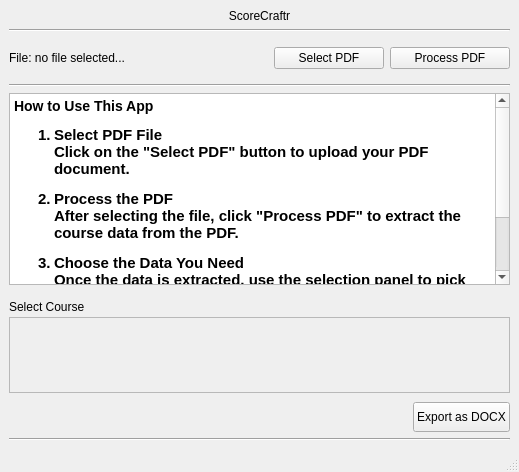
<?xml version="1.0" encoding="UTF-8"?>
<ui version="4.0">
 <class>MainWindow</class>
 <widget class="QMainWindow" name="MainWindow">
  <property name="geometry">
   <rect>
    <x>0</x>
    <y>0</y>
    <width>519</width>
    <height>472</height>
   </rect>
  </property>
  <property name="windowTitle">
   <string>ScoreCraftr</string>
  </property>
  <property name="windowIcon">
   <iconset theme="QIcon::ThemeIcon::Scanner"/>
  </property>
  <property name="styleSheet">
   <string notr="true">font: 500 11pt &quot;Ubuntu&quot;;</string>
  </property>
  <widget class="QWidget" name="centralwidget">
   <layout class="QVBoxLayout" name="verticalLayout">
    <item>
     <widget class="QLabel" name="title">
      <property name="styleSheet">
       <string notr="true">font: 670 22pt &quot;Ubuntu Sans&quot;;</string>
      </property>
      <property name="text">
       <string>ScoreCraftr</string>
      </property>
      <property name="alignment">
       <set>Qt::AlignmentFlag::AlignCenter</set>
      </property>
     </widget>
    </item>
    <item>
     <widget class="Line" name="line">
      <property name="orientation">
       <enum>Qt::Orientation::Horizontal</enum>
      </property>
     </widget>
    </item>
    <item>
     <widget class="QWidget" name="select_file_widget" native="true">
      <layout class="QHBoxLayout" name="horizontalLayout">
       <property name="leftMargin">
        <number>0</number>
       </property>
       <property name="topMargin">
        <number>9</number>
       </property>
       <property name="rightMargin">
        <number>0</number>
       </property>
       <item>
        <widget class="QLabel" name="file_name">
         <property name="text">
          <string>File: no file selected...</string>
         </property>
         <property name="alignment">
          <set>Qt::AlignmentFlag::AlignLeading|Qt::AlignmentFlag::AlignLeft|Qt::AlignmentFlag::AlignVCenter</set>
         </property>
        </widget>
       </item>
       <item>
        <widget class="QPushButton" name="select_file_btn">
         <property name="maximumSize">
          <size>
           <width>110</width>
           <height>16777215</height>
          </size>
         </property>
         <property name="text">
          <string>Select PDF</string>
         </property>
         <property name="icon">
          <iconset theme="QIcon::ThemeIcon::DocumentOpen"/>
         </property>
         <property name="shortcut">
          <string>Ctrl+N</string>
         </property>
        </widget>
       </item>
       <item>
        <widget class="QPushButton" name="process_pdf_btn">
         <property name="maximumSize">
          <size>
           <width>120</width>
           <height>16777215</height>
          </size>
         </property>
         <property name="text">
          <string>Process PDF</string>
         </property>
         <property name="icon">
          <iconset theme="QIcon::ThemeIcon::DocumentProperties"/>
         </property>
         <property name="shortcut">
          <string>Return</string>
         </property>
        </widget>
       </item>
      </layout>
     </widget>
    </item>
    <item>
     <widget class="Line" name="line_2">
      <property name="orientation">
       <enum>Qt::Orientation::Horizontal</enum>
      </property>
     </widget>
    </item>
    <item>
     <widget class="QTextBrowser" name="instructions_label">
      <property name="html">
       <string>&lt;!DOCTYPE HTML PUBLIC &quot;-//W3C//DTD HTML 4.0//EN&quot; &quot;http://www.w3.org/TR/REC-html40/strict.dtd&quot;&gt;
&lt;html&gt;&lt;head&gt;&lt;meta name=&quot;qrichtext&quot; content=&quot;1&quot; /&gt;&lt;meta charset=&quot;utf-8&quot; /&gt;&lt;style type=&quot;text/css&quot;&gt;
p, li { white-space: pre-wrap; }
hr { height: 1px; border-width: 0; }
li.unchecked::marker { content: &quot;\2610&quot;; }
li.checked::marker { content: &quot;\2612&quot;; }
&lt;/style&gt;&lt;/head&gt;&lt;body style=&quot; font-family:'Ubuntu'; font-size:11pt; font-weight:500; font-style:normal;&quot;&gt;
&lt;h3 style=&quot; margin-top:14px; margin-bottom:12px; margin-left:0px; margin-right:0px; -qt-block-indent:0; text-indent:0px;&quot;&gt;&lt;span style=&quot; font-size:large; font-weight:700;&quot;&gt;How to Use This App&lt;/span&gt;&lt;/h3&gt;
&lt;ol style=&quot;margin-top: 0px; margin-bottom: 0px; margin-left: 0px; margin-right: 0px; -qt-list-indent: 1;&quot;&gt;
&lt;li style=&quot; margin-top:12px; margin-bottom:12px; margin-left:0px; margin-right:0px; -qt-block-indent:0; text-indent:0px;&quot;&gt;&lt;span style=&quot; font-weight:700;&quot;&gt;Select PDF File&lt;/span&gt;&lt;br /&gt;Click on the &lt;span style=&quot; font-weight:700;&quot;&gt;&amp;quot;Select PDF&amp;quot;&lt;/span&gt; button to upload your PDF document.&lt;/li&gt;
&lt;li style=&quot; margin-top:12px; margin-bottom:12px; margin-left:0px; margin-right:0px; -qt-block-indent:0; text-indent:0px;&quot;&gt;&lt;span style=&quot; font-weight:700;&quot;&gt;Process the PDF&lt;/span&gt;&lt;br /&gt;After selecting the file, click &lt;span style=&quot; font-weight:700;&quot;&gt;&amp;quot;Process PDF&amp;quot;&lt;/span&gt; to extract the course data from the PDF.&lt;/li&gt;
&lt;li style=&quot; margin-top:12px; margin-bottom:12px; margin-left:0px; margin-right:0px; -qt-block-indent:0; text-indent:0px;&quot;&gt;&lt;span style=&quot; font-weight:700;&quot;&gt;Choose the Data You Need&lt;/span&gt;&lt;br /&gt;Once the data is extracted, use the &lt;span style=&quot; font-weight:700;&quot;&gt;selection panel&lt;/span&gt; to pick the specific course information you want to export.&lt;/li&gt;
&lt;li style=&quot; margin-top:12px; margin-bottom:12px; margin-left:0px; margin-right:0px; -qt-block-indent:0; text-indent:0px;&quot;&gt;&lt;span style=&quot; font-weight:700;&quot;&gt;Export to DOCX&lt;/span&gt;&lt;br /&gt;Click the &lt;span style=&quot; font-weight:700;&quot;&gt;&amp;quot;Export as DOCX&amp;quot;&lt;/span&gt; button to download your selected data as a Word document.&lt;/li&gt;&lt;/ol&gt;&lt;/body&gt;&lt;/html&gt;</string>
      </property>
     </widget>
    </item>
    <item>
     <widget class="QWidget" name="course_select_widget" native="true">
      <layout class="QVBoxLayout" name="verticalLayout_8">
       <property name="spacing">
        <number>0</number>
       </property>
       <property name="leftMargin">
        <number>0</number>
       </property>
       <property name="topMargin">
        <number>9</number>
       </property>
       <property name="rightMargin">
        <number>0</number>
       </property>
       <property name="bottomMargin">
        <number>0</number>
       </property>
       <item>
        <widget class="QLabel" name="select_course_label">
         <property name="styleSheet">
          <string notr="true">font: 500 14pt &quot;Ubuntu&quot;;</string>
         </property>
         <property name="text">
          <string>Select Course</string>
         </property>
         <property name="alignment">
          <set>Qt::AlignmentFlag::AlignLeading|Qt::AlignmentFlag::AlignLeft|Qt::AlignmentFlag::AlignVCenter</set>
         </property>
        </widget>
       </item>
       <item>
        <widget class="QWidget" name="course_container_widget" native="true">
         <layout class="QVBoxLayout" name="verticalLayout_10">
          <property name="spacing">
           <number>0</number>
          </property>
          <property name="leftMargin">
           <number>0</number>
          </property>
          <property name="topMargin">
           <number>3</number>
          </property>
          <property name="rightMargin">
           <number>0</number>
          </property>
          <property name="bottomMargin">
           <number>0</number>
          </property>
          <item>
           <widget class="QScrollArea" name="scroll_area">
            <property name="widgetResizable">
             <bool>true</bool>
            </property>
            <widget class="QWidget" name="scrollarea_widget">
             <property name="geometry">
              <rect>
               <x>0</x>
               <y>0</y>
               <width>499</width>
               <height>68</height>
              </rect>
             </property>
             <layout class="QVBoxLayout" name="verticalLayout_11"/>
            </widget>
           </widget>
          </item>
         </layout>
        </widget>
       </item>
       <item>
        <widget class="QWidget" name="export_btn_widget" native="true">
         <layout class="QHBoxLayout" name="horizontalLayout_2">
          <property name="spacing">
           <number>0</number>
          </property>
          <property name="leftMargin">
           <number>0</number>
          </property>
          <property name="topMargin">
           <number>9</number>
          </property>
          <property name="rightMargin">
           <number>0</number>
          </property>
          <property name="bottomMargin">
           <number>0</number>
          </property>
          <item>
           <spacer name="horizontalSpacer">
            <property name="orientation">
             <enum>Qt::Orientation::Horizontal</enum>
            </property>
            <property name="sizeHint" stdset="0">
             <size>
              <width>40</width>
              <height>20</height>
             </size>
            </property>
           </spacer>
          </item>
          <item>
           <widget class="QPushButton" name="export_as_docx_btn">
            <property name="minimumSize">
             <size>
              <width>0</width>
              <height>30</height>
             </size>
            </property>
            <property name="maximumSize">
             <size>
              <width>150</width>
              <height>16777215</height>
             </size>
            </property>
            <property name="text">
             <string>Export as DOCX</string>
            </property>
            <property name="icon">
             <iconset theme="QIcon::ThemeIcon::DocumentSave"/>
            </property>
            <property name="shortcut">
             <string>Ctrl+S</string>
            </property>
           </widget>
          </item>
         </layout>
        </widget>
       </item>
      </layout>
     </widget>
    </item>
    <item>
     <widget class="Line" name="line_3">
      <property name="orientation">
       <enum>Qt::Orientation::Horizontal</enum>
      </property>
     </widget>
    </item>
   </layout>
  </widget>
  <widget class="QStatusBar" name="statusbar">
   <property name="layoutDirection">
    <enum>Qt::LayoutDirection::LeftToRight</enum>
   </property>
   <property name="sizeGripEnabled">
    <bool>true</bool>
   </property>
  </widget>
 </widget>
 <resources/>
 <connections/>
</ui>
